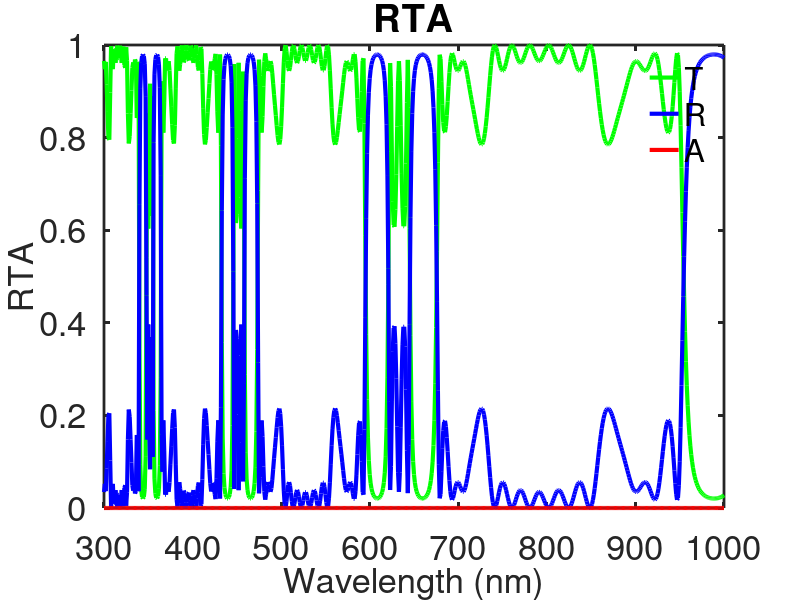

The MATLAB source for this figure:
% Transfer Matrix Methods to calculate R T A for filter
% Hao Wang @ SUTD
% 2017 October 26


%inputs:
%angle of incidence: thetai
%wavelength of incident light: lambda
%thicknesses of the layers: h
%refractive index of the layers: n (may be absorbing and dispersive, but this may require a subfunction)
%polarization: s or p (need one calculation for each for unpolarized light)
clc
clear all
close all

tic
% thetai=0:0.1:90; %angle of incidence (degrees)
thetai=0; %angle of incidence (degrees)
lambda=300:1:1000; %vacuum wavelength (nm)

central_wave=633;
ha=central_wave*(1+1/4)/1.55;
hb=central_wave*(1+1/4)/1;

%% the layer numbers
% the first and last layers are environment, and the layer numbers should
% be 2+material layer number
lnum=17;
h=zeros(1,lnum);
h(1)=NaN;
h(lnum)=NaN;
for gg=1:(length(h)-2)/2
    h(2*gg)=ha;
    h(2*gg+1)=hb;
end
h(lnum-1)=ha;


h(5)=2*hb;
h(9)=2*hb;
h(13)=2*hb;

pol=1; %polarization, 1 for p and 0 for s

%% Materials

% % for dispersion materials
% filename='F:\Code\Plasmonic\material_data/Ag.txt';
% L1=dlmread(filename,'',1);
% n_interp=interp1(L1(:,1), L1(:,2), lambda, 'linear', 'extrap');
% k_interp=interp1(L1(:,1), L1(:,3), lambda, 'linear', 'extrap');
% L11=real((n_interp+i*k_interp).^(1/2))+i*imag((n_interp+i*k_interp).^(1/2));
% size(L11);
% 
% filename2='F:\Code\Plasmonic\material_data/Al2O3.txt';
% L2=dlmread(filename2,'',1);
% n_interp2=interp1(L2(:,1), L2(:,2), lambda, 'linear', 'extrap');
% k_interp2=interp1(L2(:,1), L2(:,3), lambda, 'linear', 'extrap');
% L12=real((n_interp2+i*k_interp2).^(1/2))+i*imag((n_interp2+i*k_interp2).^(1/2));
% size(L12);




n=zeros(length(h),length(lambda));
[nn,m]=size(n);

% substrate refractive index, light incidences from the substrate
% n=1.46 for nanoscribe glass, n=1.52 for ordinarily used fused silica
% n=1.55 for nanoscribe Ip-Dip

n(1,:)=1.46;
n(length(h),:)=1;
for kk=1:(length(h)-2)/2
    % for dispersion materials
%     n(2*kk,:)=L11;
%     n(2*kk+1,:)=L12;
    % for non-dispersion materials
    n(2*kk,:)=1.55;
    n(2*kk+1,:)=1;
end
n(length(h)-1,:)=1.55;

%% TMM

for b=1:length(lambda)
    
%Snell's law:
    theta(1)=thetai*pi/180;

    for a=1:nn-1
    theta(a+1)=real(asin(n(a,b)/n(a+1,b)*sin(theta(a))))-1i*abs(imag(asin(n(a,b)/n(a+1,b)*sin(theta(a)))));
    end
    

%Fresnel coefficients:
    if pol==0 %formulas for s polarization
    
        for a=1:nn-1
            n(a,b);
            Fr(a)=(n(a,b)*cos(theta(a))-n(a+1,b)*cos(theta(a+1)))/(n(a,b)*cos(theta(a))+n(a+1,b)*cos(theta(a+1)));
            Ft(a)=2*n(a,b)*cos(theta(a))/(n(a,b)*cos(theta(a))+n(a+1,b)*cos(theta(a+1)));
    
        end
%phase shift factors:

    delta=zeros((nn-2),length(lambda));
% for a=1:length(n)-2
%     for b=1:length(lambda)
%         delta(a,b)=2*pi*h(a+1)/lambda(b)*n(a+1)*cos(theta(a+1))
%     end
% end

        for a=1:nn-2
            delta(a,b)=2*pi*h(a+1)/lambda(b)*n(a+1,b)*cos(theta(a+1));
        end
% figure
% plot(lambda, delta(1,:))


%build up transfer matrix:


        M=[1,0;0,1]; %start with unity matrix
        for a=1:nn-2
            M=M*1/Ft(a)*[1,Fr(a);Fr(a),1]*[exp(-1i*delta(a,b)),0;0,exp(1i*delta(a,b))];
        end
    
        M=M*1/Ft(nn-1)*[1,Fr(nn-1);Fr(nn-1),1];
    
    
elseif pol==1 %formulas for p polarization
    
    for a=1:nn-1
        Fr(a)=(n(a,b)*cos(theta(a+1))-n(a+1,b)*cos(theta(a)))/(n(a,b)*cos(theta(a+1))+n(a+1,b)*cos(theta(a)));
        Ft(a)=2*n(a,b)*cos(theta(a))/(n(a,b)*cos(theta(a+1))+n(a+1,b)*cos(theta(a)));
    end

%phase shift factors:

    delta=zeros((nn-2),length(lambda));
% for a=1:length(n)-2
%     for b=1:length(lambda)
%         delta(a,b)=2*pi*h(a+1)/lambda(b)*n(a+1)*cos(theta(a+1))
%     end
% end

    for a=1:nn-2
        delta(a,b)=2*pi*h(a+1)/lambda(b)*n(a+1,b)*cos(theta(a+1));
    end
% figure
% plot(lambda, delta(1,:))


%build up transfer matrix:


    M=[1,0;0,1]; %start with unity matrix
    for a=1:nn-2
        M=M*1/Ft(a)*[1,Fr(a);Fr(a),1]*[exp(-1i*delta(a,b)),0;0,exp(1i*delta(a,b))];
    end
    
    M=M*1/Ft(nn-1)*[1,Fr(nn-1);Fr(nn-1),1];
end



%total Fresnel coefficients:
Frtot(b)=M(2,1)/M(1,1);
Fttot(b)=1/M(1,1);

%special case of single interface:
    if length(n)==2
        Frtot(b)=Fr(1);
        Fttot(b)=Ft(1);
    end

%total Fresnel coefficients in intensity:
FR(b)=(abs(Frtot(b)))^2;
FT(b)=(abs(Fttot(b)))^2*real(n(nn,b)*cos(theta(nn)))/real(n(1,b)*cos(theta(1)));
FA(b)=1-FR(b)-FT(b);
end
toc

% % Plot parameters
lw=3; font_axis=25; font_label=25; font_legend=18; ms=8;
colorred=[244 140 132]./255;
colorblue=[0 230 230]./255;

% 
% figure(1)
% clf;
% set(gcf,'units','inches','position',[0.25 2.5 11.3 7.9]);
% % set(gcf,'color','w','Renderer','painters','units','inches','position',[0.25 2.5 8.0 6.0]);
% 
% 
% plot(lambda,n_interp,'b','linewidth',lw);
% hold on
% plot(lambda,k_interp,'r','linewidth',lw);
% hold on
% plot(L1(:,1), L1(:,2),'ob','MarkerSize',ms,'MarkerEdgeColor','b','MarkerFaceColor',colorblue);
% hold on
% plot(L1(:,1), L1(:,3),'or','MarkerSize',ms,'MarkerEdgeColor','r','MarkerFaceColor',colorred);
% 
% xlim([lambda(1),lambda(length(lambda))])
% % lg=legend('interp Re(\epsilon)','interp Im(\epsilon)','J&C Re(\epsilon)','J&C Im(\epsilon)');
% lg=legend('interp Re(\epsilon) of Al','interp Im(\epsilon) of Al','Weaver & Frederikse Re(\epsilon) of Al','Weaver & Frederikse Im(\epsilon) of Al');
% set(lg,'FontSize',font_legend,'box','off');
% set(gca,'FontSize',font_axis,'LineWidth',lw-1,'XMinorTick','off','YMinorTick','off');
% xlabel('Wavelength (nm)','fontsize',font_label);
% ylabel('Permittivity','fontsize',font_label);

%plot results:
figure(2)
clf;
clf;
set(gcf,'units','inches','position',[0.25 2.5 11.3 7.9]);
hold on
plot(lambda,FT,'g','linewidth',lw)
plot(lambda,FR,'b','linewidth',lw)
plot(lambda,FA,'r','linewidth',lw)
xlim([lambda(1),lambda(length(lambda))])
ylim([0 1])

% title('Fresnel coefficients for transmission (blue), reflection (red) and absorption (green)')
title('RTA')
lg=legend('T', 'R','A');
set(lg,'FontSize',font_legend,'box','off');
set(gca,'FontSize',font_axis,'LineWidth',lw-1,'XMinorTick','off','YMinorTick','off');
xlabel('Wavelength (nm)','fontsize',font_label);
ylabel('RTA','fontsize',font_label);
box on

%% Phase
